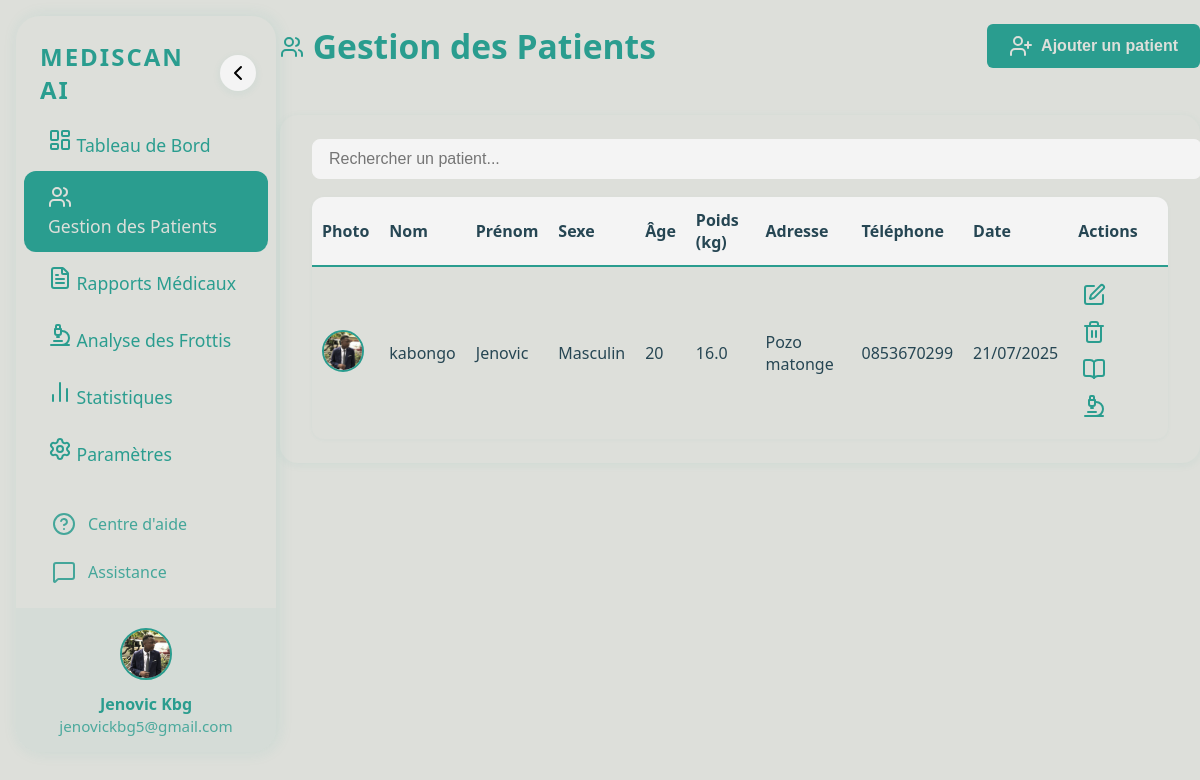
The app's page /patients/, older data.
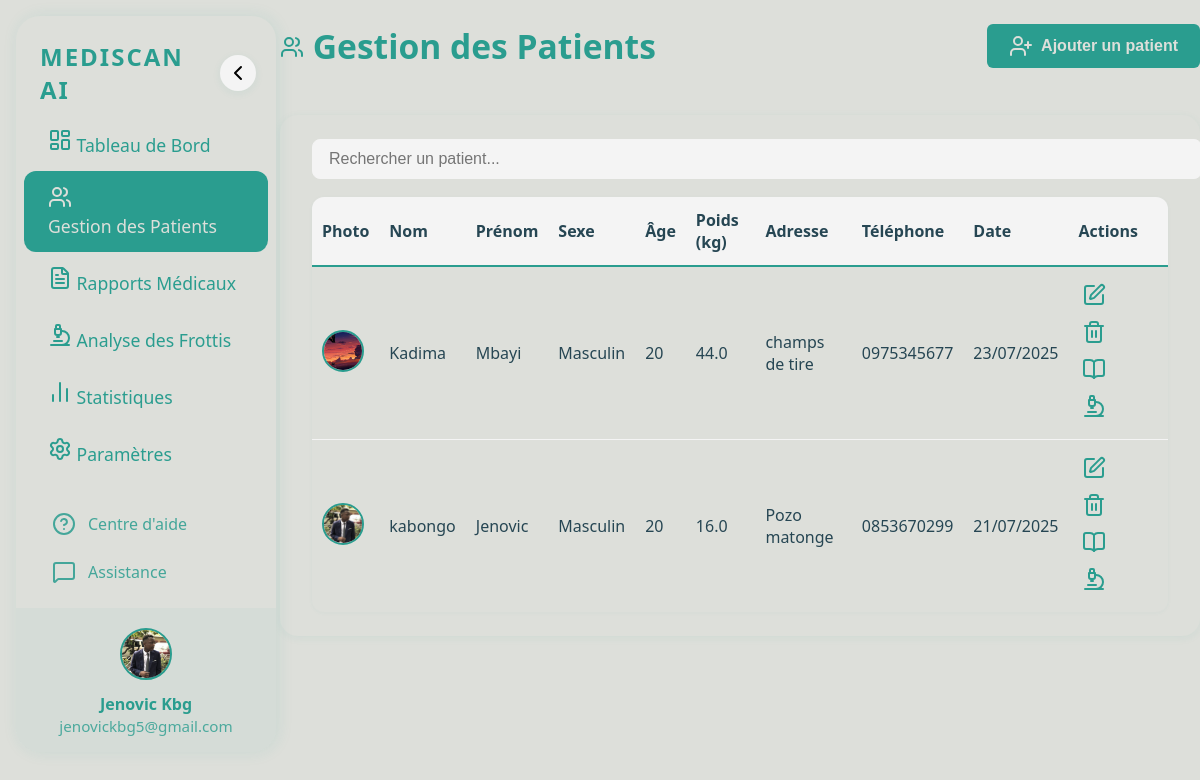
The same page, newer data.
### patients/models.py (models this page shows, shortened)
class Patient(models.Model):
    SEX_CHOICES = [('M', 'Masculin'), ('F', 'Féminin')]
    nom = models.CharField(max_length=100)
    prenom = models.CharField(max_length=100)
    age = models.IntegerField()
    sexe = models.CharField(max_length=1, choices=SEX_CHOICES)
    taille = models.FloatField()  # en cm
    poids = models.FloatField()  # en kg
    adresse = models.TextField()
    telephone = models.CharField(max_length=20)
    photo = models.ImageField(upload_to='patients_photos/')
    date_enregistrement = models.DateTimeField(auto_now_add=True)  # Ajout de la date d'enregistrement

### patients/views.py (the view)
# urls.py: path('', liste_patients, name='liste_patients'),
def liste_patients(request):
    patients = Patient.objects.all().order_by('-date_enregistrement')
    return render(request, 'patients/liste_patients.html', {'patients': patients})

### templates/patients/liste_patients.html (shortened to what this page needs)
{% load static %}
<!DOCTYPE html>
<html lang="fr">
<head>
    <link rel="stylesheet" href="{% static 'css/style.css' %}">
</head>
<body>
{% include 'sidebar.html' %}
<div class="dashboard">
    <header>
        <h1><i data-lucide="users"></i> Gestion des Patients</h1>
        <button class="button-primary" id="openAddPatientModal"><i data-lucide="user-plus"></i> Ajouter un patient</button>
    </header>
    <section class="patient-table-section">
        <input type="text" id="searchInput" placeholder="Rechercher un patient..." class="search-bar">
        <table class="patient-table">
            <thead>
                <tr>
                    <th>Photo</th>
                    <th>Nom</th>
                    <th>Prénom</th>
                    <th>Sexe</th>
                    <th>Âge</th>
                    <th>Poids (kg)</th>
                    <th>Adresse</th>
                    <th>Téléphone</th>
                    <th>Date</th>
                    <th>Actions</th>
                </tr>
            </thead>
            <tbody>
                {% for patient in patients %}
                <tr>
                    <td><img src="{{ patient.photo.url }}" alt="Photo" class="patient-photo"></td>
                    <td>{{ patient.nom }}</td>
                    <td>{{ patient.prenom }}</td>
                    <td>{{ patient.get_sexe_display }}</td>
                    <td>{{ patient.age }}</td>
                    <td>{{ patient.poids }}</td>
                    <td>{{ patient.adresse }}</td>
                    <td>{{ patient.telephone }}</td>
                    <td>{{ patient.date_enregistrement|date:'d/m/Y' }}</td>
                    <td>
                        <button class="icon-btn" onclick="openEditPatientModal({{ patient.id }})"><i data-lucide="edit"></i></button>
                        <button class="icon-btn" onclick="openDeletePatientModal({{ patient.id }})"><i data-lucide="trash-2"></i></button>
                        <button class="icon-btn" onclick="openHistoriqueModal({{ patient.id }})"><i data-lucide="book-open"></i></button>
                        <button class="icon-btn" onclick="window.location.href='{% url 'diagnostics:upload_analyse_frottis' patient.id %}'" title="Analyser un frottis"><i data-lucide="microscope"></i></button>
                    </td>
                </tr>
                {% endfor %}
            </tbody>
        </table>
    </section>
</div>
</body>
</html>

Row changes from the older to the newer data that the page shows:
added Patient: photo (picture), nom "Kadima", prenom "Mbayi", sexe "Masculin", age "20", poids "44.0", adresse "champs de tire", telephone "0975345677", date_enregistrement "23/07/2025"
